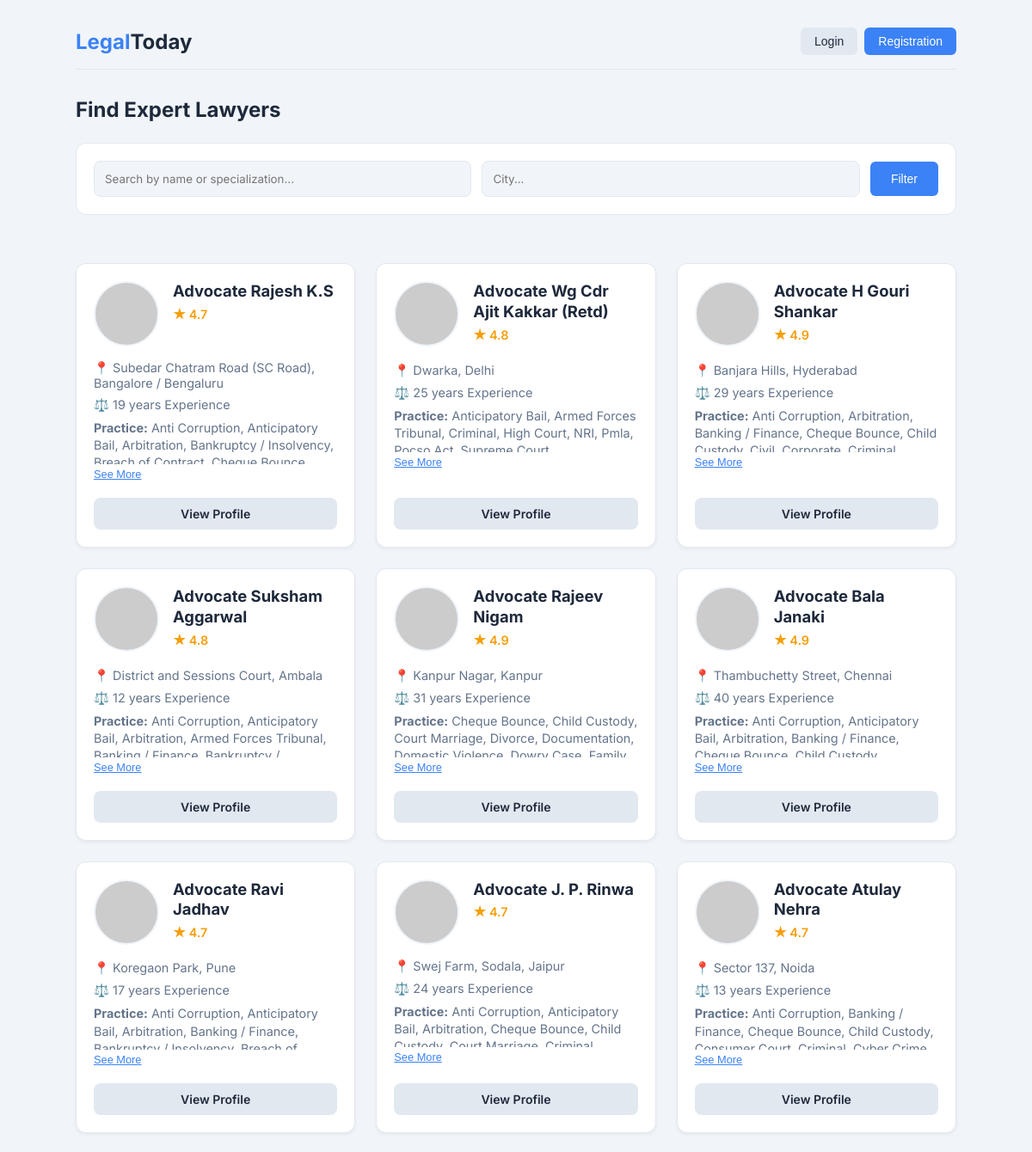
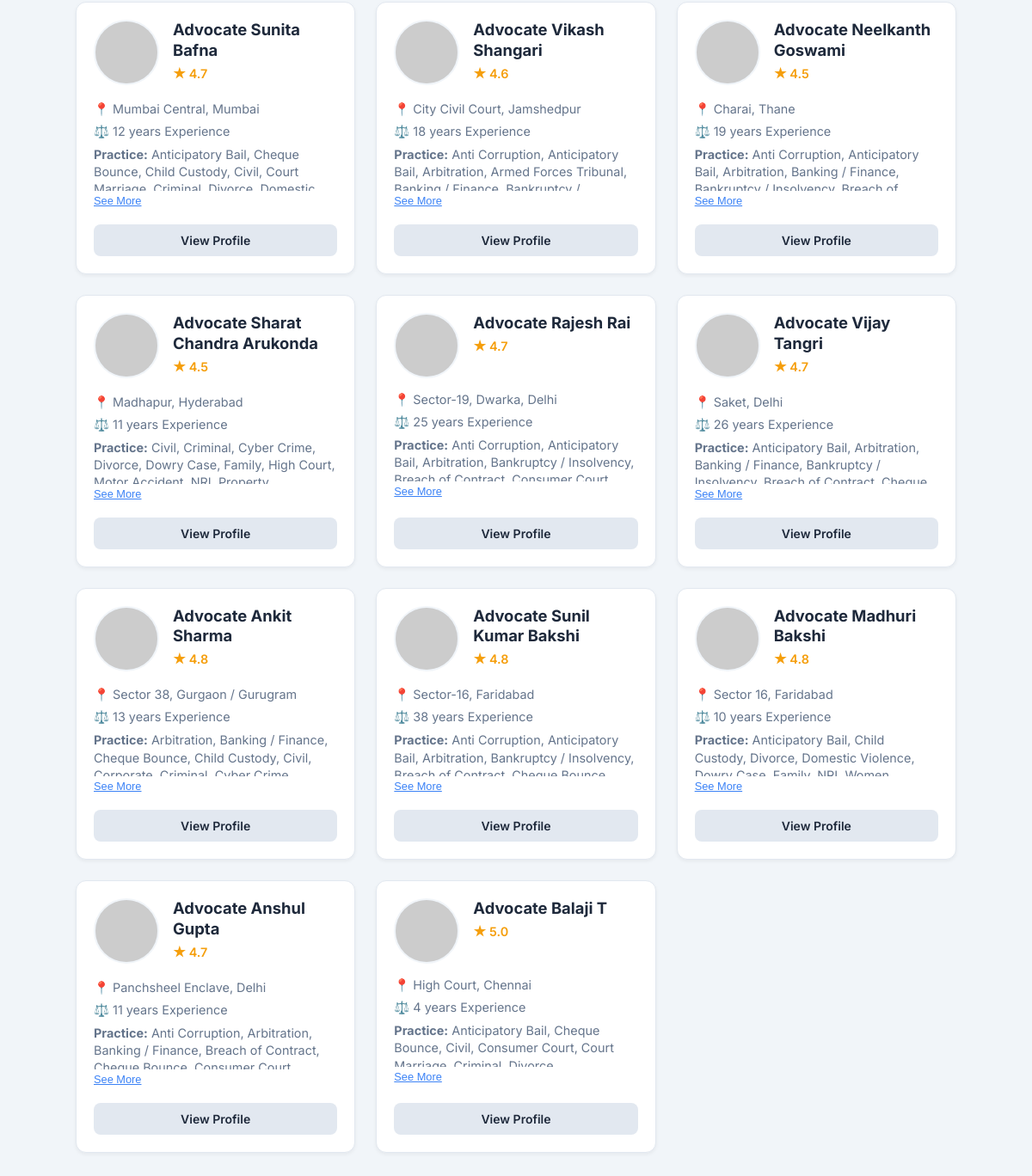
The page /lawyers on the database its author committed (2 pictures, top to bottom).
### tables this page shows
CREATE TABLE lawyers (
        id INTEGER PRIMARY KEY AUTOINCREMENT,
        name TEXT,
        url TEXT,
        image_url TEXT,
        city TEXT,
        state TEXT,
        address TEXT,
        specialization TEXT,
        experience TEXT,
        rating TEXT
    );

### app.py (the view)
@app.route('/lawyers')
def lawyers():
    conn = get_db_connection()
    cursor = conn.cursor()
    query = request.args.get('query', '').strip()
    city = request.args.get('city', '').strip()
    sql = "SELECT * FROM lawyers WHERE 1=1"
    params = []
    if query:
        sql += " AND (name LIKE ? OR specialization LIKE ?)"
        params.extend([f'%{query}%', f'%{query}%'])
    if city:
        sql += " AND city LIKE ?"
        params.append(f'%{city}%')
    cursor.execute(sql, params)
    lawyers_data = cursor.fetchall()
    conn.close()
    return render_template("lawyers.html", lawyers=lawyers_data, query=query, city=city,
                           login_status=session.get("login_status", False), name=session.get("name"))

### app.py (called while the page is built)
def get_db_connection():
    conn = sqlite3.connect('users.db')
    conn.row_factory = sqlite3.Row
    return conn

### templates/lawyers.html (shortened to what this page needs)
<!DOCTYPE html>
<html lang="en">
<head>
    <link rel="stylesheet" href="../static/css/styles.css">
    <link rel="stylesheet" href="../static/css/layout.css">
    <link rel="stylesheet" href="../static/css/buttons.css">
    <link rel="stylesheet" href="../static/css/content.css">
    <link rel="stylesheet" href="../static/css/form.css">
    <link rel="stylesheet" href="../static/css/auth.css">
    <link rel="stylesheet" href="../static/css/results.css">
    <link rel="stylesheet" href="../static/css/user.css">
</head>
<body>
    <div class="page-container">
        <div class="content-wrapper">
            <header class="header">
                <a href="{{ url_for('index') }}" class="logo">Legal<span>Today</span></a>
                {% if login_status==False %}
                <div class="header-buttons">
                    <button id="login-but" class="button-l">Login</button>
                    <button id="register-but" class="button-r">Registration</button>
                </div>
                {% endif %}
            </header>
            <main class="main-content">
                <div class="results-container">
                    <h2 style="margin-bottom: 1.5rem;">Find Expert Lawyers</h2>
                    <form class="filter-bar" action="{{ url_for('lawyers') }}" method="GET">
                        <input type="text" name="query" class="filter-input" placeholder="Search by name or specialization..." value="{{ query }}">
                        <input type="text" name="city" class="filter-input" placeholder="City..." value="{{ city }}">
                        <button type="submit" class="button-r" style="padding: 12px 24px;">Filter</button>
                    </form>
                    {% if lawyers %}
                    <div class="lawyer-grid">
                        {% for lawyer in lawyers %}
                        <div class="lawyer-card">
                            <div class="lawyer-header">
                                <img src="{{ lawyer['image_url'] }}" alt="{{ lawyer['name'] }}" class="lawyer-img" onerror="this.src='https://via.placeholder.com/72'">
                                <div class="lawyer-info">
                                    <h3>{{ lawyer['name'] }}</h3>
                                    {% if lawyer['rating'] != 'N/A' %}
                                    <div class="detail-row" style="color: #f59e0b; font-weight: 600; font-size: 0.9rem;">
                                        <span>★ {{ lawyer['rating'] }}</span>
                                    </div>
                                    {% endif %}
                                </div>
                            </div>
                            <div class="lawyer-details">
                                <div class="detail-row">📍 {{ lawyer['city'] }}, {{ lawyer['state'] }}</div>
                                {% if lawyer['experience'] != 'N/A' %}
                                <div class="detail-row">⚖️ {{ lawyer['experience'] }} Experience</div>
                                {% endif %}
                                <div class="practice-areas">
                                    <strong>Practice:</strong> {{ lawyer['specialization'] }}
                                </div>
                                <button class="see-more" onclick="togglePractice(this)">See More</button>
                            </div>
                            <div class="lawyer-action">
                                <a href="{{ lawyer['url'] }}" target="_blank" class="button-l">View Profile</a>
                            </div>
                        </div>
                        {% endfor %}
                    </div>
                    {% else %}
                    <div class="no-results">
                        <p>No lawyers found matching your criteria.</p>
                    </div>
                    {% endif %}
                </div>
            </main>
        </div>
    </div>
</body>
</html>

### static/css/styles.css (style rules this page uses)
:root { --color-primary: #3b82f6; --color-primary-hover: #2563eb; --color-text-light: #e2e8f0; --color-text-dark: #1e293b; --color-bg-light: #f1f5f9; --color-bg-dark: #0f172a; --color-surface-light: #ffffff; --color-surface-dark: #1e293b; --color-border-light: #e2e8f0; --color-border-dark: #334155; --color-muted-light: #64748b; --color-muted-dark: #94a3b8; --font-family: 'Inter', sans-serif; }
body { font-family: var(--font-family); margin: 0; transition: background-color 0.3s, color 0.3s; }
@media (prefers-color-scheme: light) { body { background-color: var(--color-bg-light); color: var(--color-text-dark); } }

### static/css/layout.css (style rules this page uses)
.page-container { min-height: 100vh; display: flex; flex-direction: column; align-items: center; padding: 1rem; }
.content-wrapper { width: 100%; max-width: 1024px; }
.header { display: flex; justify-content: space-between; align-items: center; padding: 1rem 0; border-bottom: 1px solid var(--color-border-light); }
.logo { font-size: 1.5rem; font-weight: 700; color: var(--color-primary); text-decoration: none; }
.logo span { color: var(--color-text-dark); }
.header-buttons { display: flex; gap: 0.5rem; }

### static/css/buttons.css (style rules this page uses)
.button-primary, .button-l, .button-r { padding: 0.5rem 1rem; border: none; border-radius: 0.375rem; font-size: 0.875rem; font-weight: 500; cursor: pointer; transition: background-color 0.2s; }
.button-primary, .button-r { background-color: var(--color-primary); color: white; }
.button-l { background-color: var(--color-border-light); color: var(--color-text-dark); }

### static/css/content.css (style rules this page uses)
.main-content { margin-top: 2rem; }

### templates/lawyers.html (style rules this page uses)
.lawyer-grid { display: grid; grid-template-columns: repeat(auto-fill, minmax(320px, 1fr)); gap: 24px; padding: 24px 0; }
.lawyer-card { background-color: var(--color-surface-light); border: 1px solid var(--color-border-light); border-radius: 12px; padding: 20px; display: flex; flex-direction: column; transition: transform 0.2s, box-shadow 0.2s, border-color 0.2s; box-shadow: 0 2px 4px rgba(0,0,0,0.05); }
.lawyer-header { display: flex; align-items: start; margin-bottom: 16px; gap: 16px; }
.lawyer-img { width: 72px; height: 72px; border-radius: 50%; object-fit: cover; background-color: var(--color-border-light); border: 2px solid var(--color-bg-light); flex-shrink: 0; }
.lawyer-info { flex: 1; min-width: 0; }
.lawyer-info h3 { margin: 0 0 6px 0; font-size: 1.15rem; font-weight: 700; color: var(--color-text-dark); line-height: 1.3; }
.lawyer-details { font-size: 0.9rem; color: var(--color-muted-light); margin-bottom: 20px; flex-grow: 1; }
.detail-row { display: flex; align-items: center; gap: 8px; margin-bottom: 8px; }
.practice-areas { position: relative; max-height: 3.6em; overflow: hidden; line-height: 1.4; margin-top: 8px; }
.see-more { font-size: 0.8rem; color: var(--color-primary); cursor: pointer; display: inline-block; margin-top: 4px; background: none; border: none; padding: 0; text-decoration: underline; }
.lawyer-action { margin-top: auto; width: 100%; }
.lawyer-action .button-l { width: 100%; text-align: center; display: block; text-decoration: none; box-sizing: border-box; padding: 10px; border-radius: 8px; font-weight: 600; }
.filter-bar { display: flex; gap: 12px; margin-bottom: 32px; background: var(--color-surface-light); padding: 20px; border-radius: 12px; border: 1px solid var(--color-border-light); align-items: center; flex-wrap: wrap; }
.filter-input { flex: 1; min-width: 200px; padding: 12px; border: 1px solid var(--color-border-light); border-radius: 8px; background-color: var(--color-bg-light); color: var(--color-text-dark); font-family: inherit; }

### rows shown on the page
lawyers: name "Advocate Rajesh K.S", rating "4.7", city "Subedar Chatram Road (SC Road)", state "Bangalore / Bengaluru", experience "19 years", specialization "Anti Corruption, Anticipatory Bail, Arbitration, Bankruptcy / Insolvency,…"
lawyers: name "Advocate Wg Cdr Ajit Kakkar (Retd)", rating "4.8", city "Dwarka", state "Delhi", experience "25 years", specialization "Anticipatory Bail, Armed Forces Tribunal, Criminal, High Court, NRI, Pmla,…"
lawyers: name "Advocate H Gouri Shankar", rating "4.9", city "Banjara Hills", state "Hyderabad", experience "29 years", specialization "Anti Corruption, Arbitration, Banking / Finance, Cheque Bounce, Child…"
lawyers: name "Advocate Suksham Aggarwal", rating "4.8", city "District and Sessions Court", state "Ambala", experience "12 years", specialization "Anti Corruption, Anticipatory Bail, Arbitration, Armed Forces Tribunal,…"
lawyers: name "Advocate Rajeev Nigam", rating "4.9", city "Kanpur Nagar", state "Kanpur", experience "31 years", specialization "Cheque Bounce, Child Custody, Court Marriage, Divorce, Documentation,…"
lawyers: name "Advocate Bala Janaki", rating "4.9", city "Thambuchetty Street", state "Chennai", experience "40 years", specialization "Anti Corruption, Anticipatory Bail, Arbitration, Banking / Finance,…"
lawyers: name "Advocate Ravi Jadhav", rating "4.7", city "Koregaon Park", state "Pune", experience "17 years", specialization "Anti Corruption, Anticipatory Bail, Arbitration, Banking / Finance,…"
lawyers: name "Advocate J. P. Rinwa", rating "4.7", city "Swej Farm, Sodala", state "Jaipur", experience "24 years", specialization "Anti Corruption, Anticipatory Bail, Arbitration, Cheque Bounce, Child…"
lawyers: name "Advocate Atulay Nehra", rating "4.7", city "Sector 137", state "Noida", experience "13 years", specialization "Anti Corruption, Banking / Finance, Cheque Bounce, Child Custody,…"
lawyers: name "Advocate Sunita Bafna", rating "4.7", city "Mumbai Central", state "Mumbai", experience "12 years", specialization "Anticipatory Bail, Cheque Bounce, Child Custody, Civil, Court…"
lawyers: name "Advocate Vikash Shangari", rating "4.6", city "City Civil Court", state "Jamshedpur", experience "18 years", specialization "Anti Corruption, Anticipatory Bail, Arbitration, Armed Forces Tribunal,…"
lawyers: name "Advocate Neelkanth Goswami", rating "4.5", city "Charai", state "Thane", experience "19 years", specialization "Anti Corruption, Anticipatory Bail, Arbitration, Banking / Finance,…"
lawyers: name "Advocate Sharat Chandra Arukonda", rating "4.5", city "Madhapur", state "Hyderabad", experience "11 years", specialization "Civil, Criminal, Cyber Crime, Divorce, Dowry Case, Family, High Court,…"
lawyers: name "Advocate Rajesh Rai", rating "4.7", city "Sector-19, Dwarka", state "Delhi", experience "25 years", specialization "Anti Corruption, Anticipatory Bail, Arbitration, Bankruptcy / Insolvency,…"
lawyers: name "Advocate Vijay Tangri", rating "4.7", city "Saket", state "Delhi", experience "26 years", specialization "Anticipatory Bail, Arbitration, Banking / Finance, Bankruptcy /…"
lawyers: name "Advocate Ankit Sharma", rating "4.8", city "Sector 38", state "Gurgaon / Gurugram", experience "13 years", specialization "Arbitration, Banking / Finance, Cheque Bounce, Child Custody, Civil,…"
lawyers: name "Advocate Sunil Kumar Bakshi", rating "4.8", city "Sector-16", state "Faridabad", experience "38 years", specialization "Anti Corruption, Anticipatory Bail, Arbitration, Bankruptcy / Insolvency,…"
lawyers: name "Advocate Madhuri Bakshi", rating "4.8", city "Sector 16", state "Faridabad", experience "10 years", specialization "Anticipatory Bail, Child Custody, Divorce, Domestic Violence,…"
lawyers: name "Advocate Anshul Gupta", rating "4.7", city "Panchsheel Enclave", state "Delhi", experience "11 years", specialization "Anti Corruption, Arbitration, Banking / Finance, Breach of Contract,…"
lawyers: name "Advocate Balaji T", rating "5.0", city "High Court", state "Chennai", experience "4 years", specialization "Anticipatory Bail, Cheque Bounce, Civil, Consumer Court, Court…"
